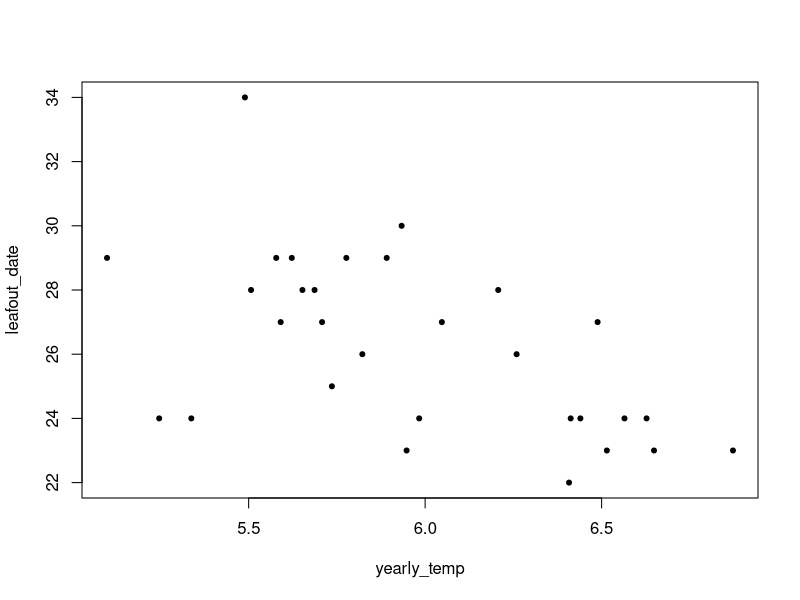
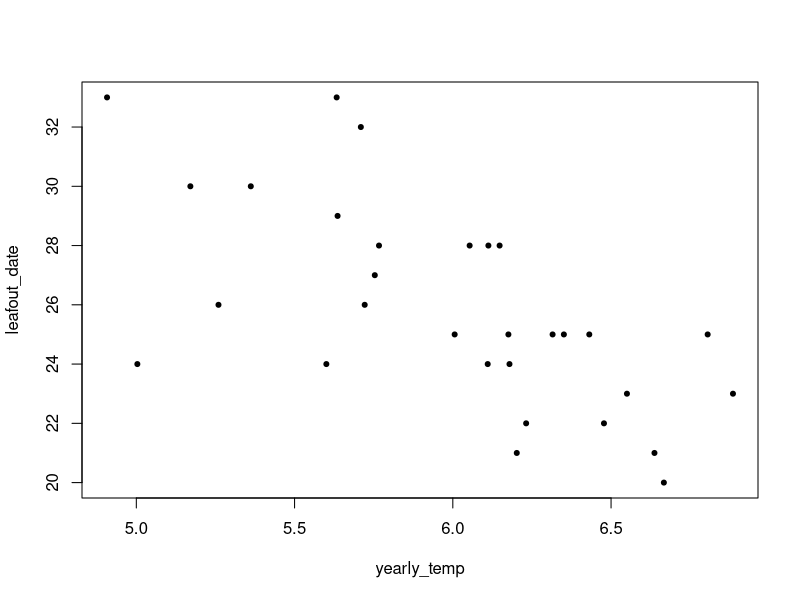
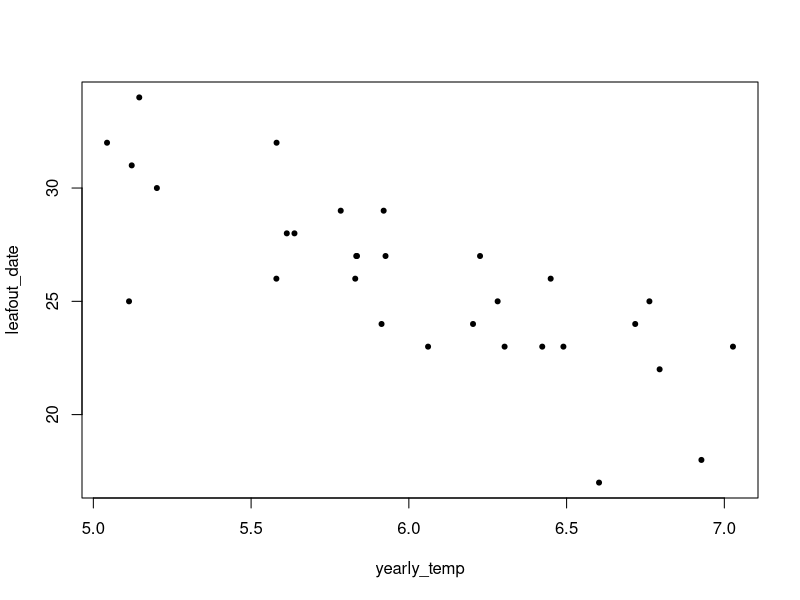
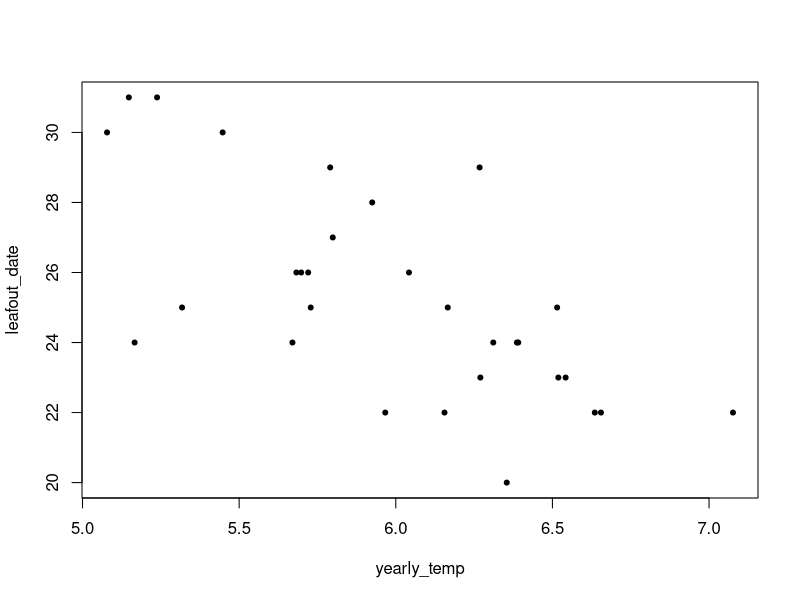
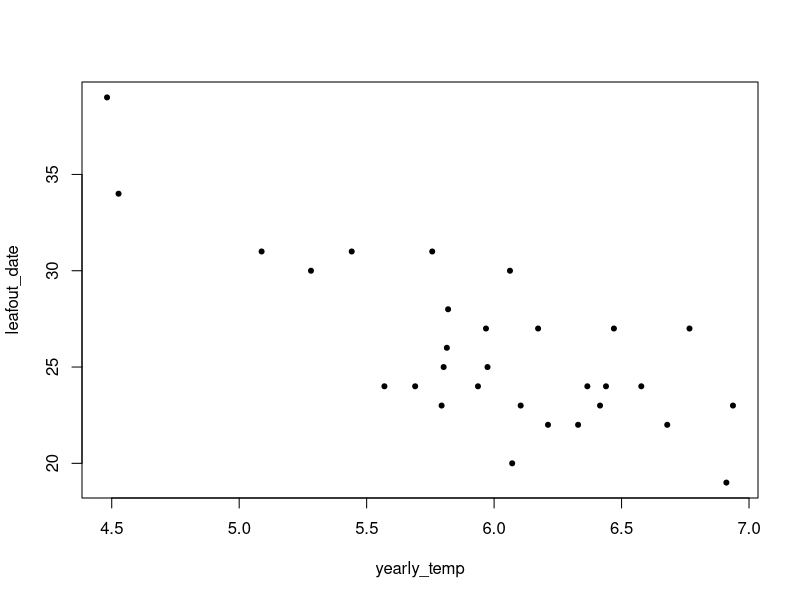
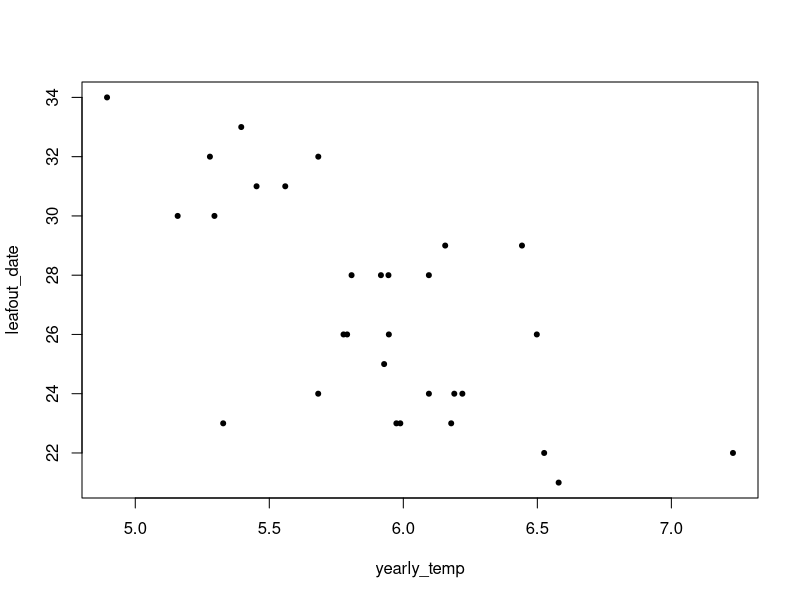
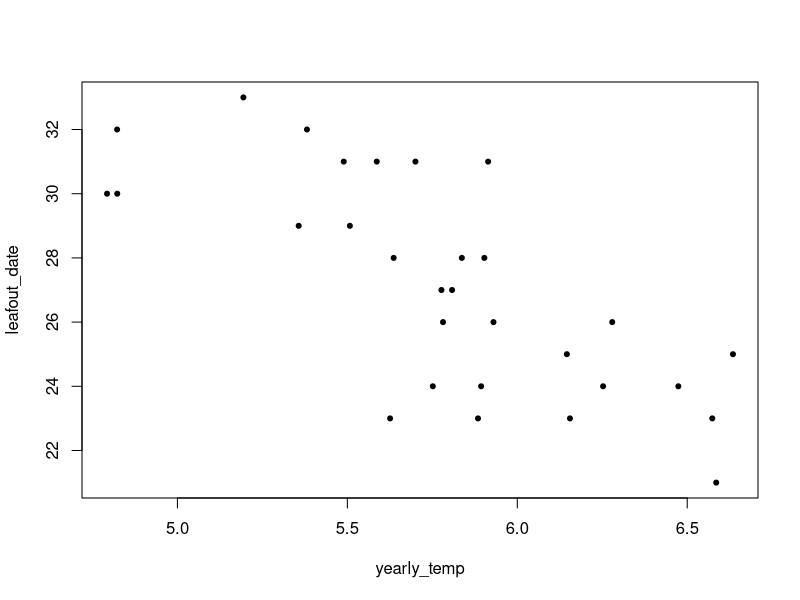
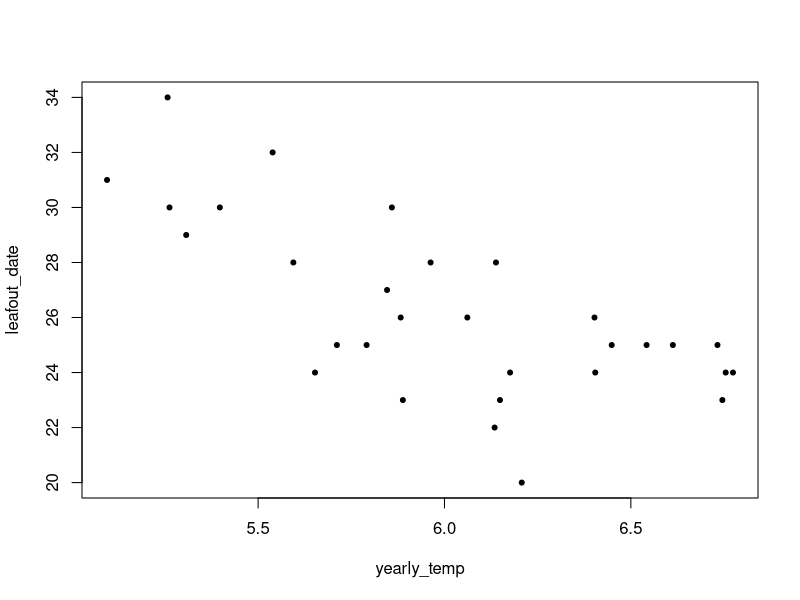

Here is the R script that generated these plots, in order: (Note: this script raises an error after producing the figures.)
## Started 28 December 2019 ##
## By Lizzie ##

## Simulations of winter and spring temperature ... 120 day winter + spring season

# 6. Calculate GDD (days 31 onward) and chilling (first 90 days)
# 7. Select some range of high chill where same GDD is needed for budburst, then set up a linear relationship between chill (at lower range) and GDD required (more GDD for lower chill)
# 8. Predict GDD based on simulated weather and 7.

# Step 1: Set up years, days per year, temperatures, sampling frequency, required GDD (fstar)
daysperyr <- 60
yearz <- 30
sitez <- 45 # reps
degreez <- c(0, 0.5, 1, 2, 4, 7)
sigma <- 4
basetemp <- 6
fstar <- 150

# Step 2: Build the data and calculate sensitivities
df <- data.frame(degwarm=numeric(), rep=numeric(), simplelm=numeric(), loglm=numeric(), perlm=numeric())

for (i in degreez){
   for (j in 1:sitez){
       yearly_expected_temp <- rep(6, yearz)
       daily_temp <- sapply(yearly_expected_temp, function(x) rnorm(daysperyr, basetemp + i, sigma)) 
       leafout_date <- sapply(1:ncol(daily_temp), function(x) min(which(cumsum(daily_temp[,x]) > fstar)))
       yearly_temp <- colMeans(daily_temp)
       per_leafout_date <- leafout_date/mean(leafout_date)
       per_yearly_temp <- yearly_temp/mean(yearly_temp)
       plot(yearly_temp, leafout_date, pch=20)
       # yearly_temp_trunc <- sapply(1:ncol(daily_temp), function(x) mean(daily_temp[1:leafout_date[x], x]))
       dfadd <- data.frame(degwarm=i, rep=j, simplelm=coef(lm(leafout_date~yearly_temp))[2],
           loglm=coef(lm(log(leafout_date)~log(yearly_temp)))[2],
           perlm=coef(lm(per_leafout_date~per_yearly_temp))[2])
       df <- rbind(df, dfadd)
    }
}

##
##

# First, build up some simulated climate and leafout (after 200 GDD) data
yearly_expected_temp <- c(rep(0,20), rep(5,20), rep(10,20))

# Temp below is 60 days with base of -5, 15 days at -2.5, 15 days at 2.5 and 30 days at 5
daily_temp <- sapply(yearly_expected_temp, function(x) c(rnorm(60, -5 + x, 4), rnorm(15, -2.5 + x, 4), rnorm(15, 2.5 + x, 4), rnorm(30, 5 + x, 4)))

gdd <- daily_temp[30:nrow(daily_temp),]
gdd[(gdd)<0] <- 0

leafout_date <- sapply(1:ncol(daily_temp), function(x) min(which(cumsum(daily_temp[,x]) > 200)))
yearly_temp <- colMeans(daily_temp)

yearly_temp_trunc <- sapply(1:ncol(daily_temp), function(x) mean(spring_daily_temp[1:leafout_date[x], x]))

plot(yearly_temp, leafout_date, pch=20)
points(yearly_temp_trunc, leafout_date, pch=20, col = "red")

plot(yearly_temp_trunc, leafout_date, pch=20, col = "red")

# Lizzie added below ... 
plot(log(yearly_temp_trunc), log(leafout_date), pch=20, col = "dodgerblue")
